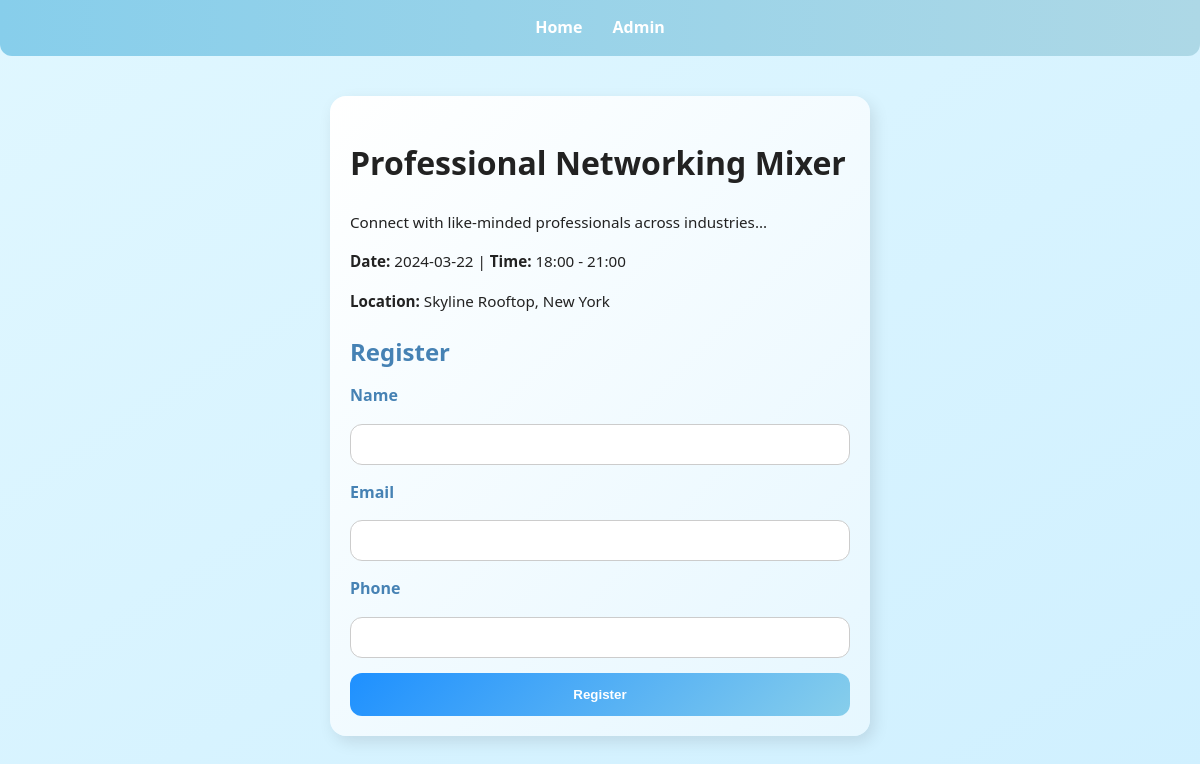
/event.php?id=3, run on the app's committed database.
### tables this page shows
CREATE TABLE events (
    id INT AUTO_INCREMENT PRIMARY KEY,
    name VARCHAR(100) NOT NULL,
    description TEXT NOT NULL,
    max_capacity INT NOT NULL,
    date DATE NOT NULL,
    time_start TIME NOT NULL,
    time_end TIME NOT NULL,
    location VARCHAR(255) NOT NULL
);

### event.php (the view, shortened to what this page needs)
<?php
require 'db.php';
$event_id = $_GET['id'] ?? 0;
$stmt = $pdo->prepare("SELECT * FROM events WHERE id=?");
$stmt->execute([$event_id]);
$event = $stmt->fetch();
?>
<!DOCTYPE html>
<html lang="en">
<head>
<link rel="stylesheet" href="assets/css/style.css">
</head>
<body>
<div class="navbar">
  <a href="index.php">Home</a>
  <a href="admin-login.php">Admin</a>
</div>
<div class="container event-card">
    <h1><?= $event['name'] ?></h1>
    <p><?= $event['description'] ?></p>
    <p><strong>Date:</strong> <?= $event['date'] ?> | <strong>Time:</strong> <?= substr($event['time_start'],0,5) ?> - <?= substr($event['time_end'],0,5) ?></p>
    <p><strong>Location:</strong> <?= $event['location'] ?></p>
    <h2>Register</h2>
    <form id="registrationForm" action="register.php" method="post">
        <label>Name</label><input type="text" name="name" required>
        <label>Email</label><input type="email" name="email" required>
        <label>Phone</label><input type="text" name="phone" required>
        <button type="submit">Register</button>
    </form>
</div>
</body>
</html>

### assets/css/style.css (style rules this page uses)
body { font-family: "Segoe UI", Tahoma, Geneva, Verdana, sans-serif; line-height: 1.6; margin: 0; padding: 0; background: linear-gradient(to bottom right, #e0f7ff, #d0f0ff); color: #222; }
a { text-decoration: none; }
.container { max-width: 1100px; margin: 40px auto; padding: 20px; }
.navbar { display: flex; justify-content: center; gap: 30px; padding: 15px 0; background: linear-gradient(90deg, #87ceeb, #add8e6); border-radius: 0 0 12px 12px; }
.navbar a { color: #fff; font-weight: 600; font-size: 1rem; transition: 0.3s; }
.event-card { background: linear-gradient(135deg, #ffffff, #e6f7ff); border-radius: 16px; padding: 20px; width: 500px; box-shadow: 4px 6px 16px rgba(0,0,0,0.1); transition: 0.3s; }
.event-card h2 { font-size: 1.5rem; margin-bottom: 12px; color: #4682b4; }
.event-card p { margin-bottom: 10px; font-size: 0.95rem; }
form { display: flex; flex-direction: column; gap: 15px; }
form label { font-weight: 600; color: #4682b4; }
form input { padding: 12px; border-radius: 12px; border: 1px solid #ccc; outline: none; transition: 0.3s; }
form button { background: linear-gradient(135deg, #1e90ff, #87ceeb); color: #fff; border: none; padding: 14px; border-radius: 12px; font-weight: bold; cursor: pointer; }

### data on the page
events: name "Professional Networking Mixer", description "Connect with like-minded professionals across industries...", date "2024-03-22", time_start "18:00", time_end "21:00", location "Skyline Rooftop, New York"
